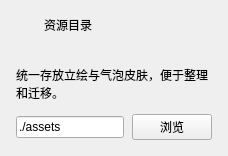
                                            <widget class="QFrame" name="resourceDirectoryCard">
                                              <property name="uiCard" stdset="0">
                                                <bool>true</bool>
                                              </property>
                                              <layout class="QVBoxLayout" name="resourceDirectoryCardLayout">
                                                <property name="leftMargin">
                                                  <number>0</number>
                                                </property>
                                                <property name="topMargin">
                                                  <number>0</number>
                                                </property>
                                                <property name="rightMargin">
                                                  <number>0</number>
                                                </property>
                                                <property name="bottomMargin">
                                                  <number>0</number>
                                                </property>
                                                <property name="spacing">
                                                  <number>0</number>
                                                </property>
                                                <item>
                                                  <widget class="QWidget" name="resourceDirectoryCardHeading">
                                                    <property name="cardHeading" stdset="0">
                                                      <bool>true</bool>
                                                    </property>
                                                    <layout class="QHBoxLayout" name="resourceDirectoryCardHeadingLayout" stretch="0,1">
                                                      <property name="leftMargin">
                                                        <number>14</number>
                                                      </property>
                                                      <property name="topMargin">
                                                        <number>14</number>
                                                      </property>
                                                      <property name="rightMargin">
                                                        <number>14</number>
                                                      </property>
                                                      <property name="bottomMargin">
                                                        <number>14</number>
                                                      </property>
                                                      <property name="spacing">
                                                        <number>9</number>
                                                      </property>
                                                      <item>
                                                        <widget class="QLabel" name="resourceDirectoryCardIcon">
                                                          <property name="text">
                                                            <string />
                                                          </property>
                                                          <property name="wordWrap">
                                                            <bool>true</bool>
                                                          </property>
                                                          <property name="minimumSize">
                                                            <size>
                                                              <width>21</width>
                                                              <height>21</height>
                                                            </size>
                                                          </property>
                                                          <property name="maximumSize">
                                                            <size>
                                                              <width>21</width>
                                                              <height>21</height>
                                                            </size>
                                                          </property>
                                                          <property name="iconName" stdset="0">
                                                            <string>folder</string>
                                                          </property>
                                                        </widget>
                                                      </item>
                                                      <item>
                                                        <widget class="QLabel" name="resourceDirectoryCardTitle">
                                                          <property name="text">
                                                            <string>资源目录</string>
                                                          </property>
                                                          <property name="wordWrap">
                                                            <bool>true</bool>
                                                          </property>
                                                          <property name="cardTitle" stdset="0">
                                                            <bool>true</bool>
                                                          </property>
                                                        </widget>
                                                      </item>
                                                    </layout>
                                                    <property name="minimumSize">
                                                      <size>
                                                        <width>0</width>
                                                        <height>50</height>
                                                      </size>
                                                    </property>
                                                    <property name="maximumSize">
                                                      <size>
                                                        <width>16777215</width>
                                                        <height>50</height>
                                                      </size>
                                                    </property>
                                                  </widget>
                                                </item>
                                                <item>
                                                  <widget class="QWidget" name="resourceDirectoryCardBody">
                                                    <layout class="QVBoxLayout" name="resourceDirectoryLayout">
                                                      <property name="leftMargin">
                                                        <number>16</number>
                                                      </property>
                                                      <property name="topMargin">
                                                        <number>16</number>
                                                      </property>
                                                      <property name="rightMargin">
                                                        <number>16</number>
                                                      </property>
                                                      <property name="bottomMargin">
                                                        <number>16</number>
                                                      </property>
                                                      <property name="spacing">
                                                        <number>12</number>
                                                      </property>
                                                      <item>
                                                        <widget class="QLabel" name="resourceDirectoryHint">
                                                          <property name="text">
                                                            <string>统一存放立绘与气泡皮肤，便于整理和迁移。</string>
                                                          </property>
                                                          <property name="wordWrap">
                                                            <bool>true</bool>
                                                          </property>
                                                          <property name="tone" stdset="0">
                                                            <string>muted</string>
                                                          </property>
                                                        </widget>
                                                      </item>
                                                      <item>
                                                        <widget class="QWidget" name="resourceDirectoryField">
                                                          <layout class="QHBoxLayout" name="resourceDirectoryFieldLayout" stretch="1,0">
                                                            <property name="leftMargin">
                                                              <number>0</number>
                                                            </property>
                                                            <property name="topMargin">
                                                              <number>0</number>
                                                            </property>
                                                            <property name="rightMargin">
                                                              <number>0</number>
                                                            </property>
                                                            <property name="bottomMargin">
                                                              <number>0</number>
                                                            </property>
                                                            <property name="spacing">
                                                              <number>8</number>
                                                            </property>
                                                            <item>
                                                              <widget class="QLineEdit" name="resourceDirectoryEdit">
                                                                <property name="text">
                                                                  <string>./assets</string>
                                                                </property>
                                                              </widget>
                                                            </item>
                                                            <item>
                                                              <widget class="QPushButton" name="browseResourceDirectoryButton">
                                                                <property name="text">
                                                                  <string>浏览</string>
                                                                </property>
                                                                <property name="cursor">
                                                                  <cursorShape>PointingHandCursor</cursorShape>
                                                                </property>
                                                              </widget>
                                                            </item>
                                                          </layout>
                                                        </widget>
                                                      </item>
                                                      <property name="sizeConstraint">
                                                        <enum>QLayout::SizeConstraint::SetMinimumSize</enum>
                                                      </property>
                                                    </layout>
                                                  </widget>
                                                </item>
                                                <property name="sizeConstraint">
                                                  <enum>QLayout::SizeConstraint::SetMinimumSize</enum>
                                                </property>
                                              </layout>
                                            </widget>
